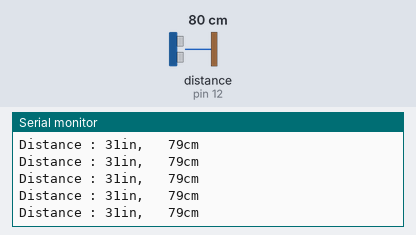
Recording of a sketch running on a simulated Arduino Uno, built with avr-gcc and run on an emulated ATmega328P. Shown: the last lines printed to the serial monitor. Wiring (inferred from the names in the program): ultrasonic range finder: trigger pin 12; echo pin 12. The test bench sets the inputs (shaded band); at power-on: distance to the obstacle (sensor on pin 12) 80 cm. The echo pulse lasts 58.3 µs per cm.

Above: at 1.2 s.
1.3 s: distance to the obstacle (sensor on pin 12) set to 2 cm
At 1.72 s:
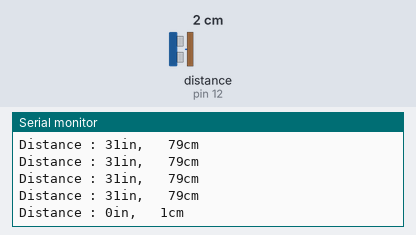
2.8 s: distance to the obstacle (sensor on pin 12) set to 4 cm
At 2.97 s:
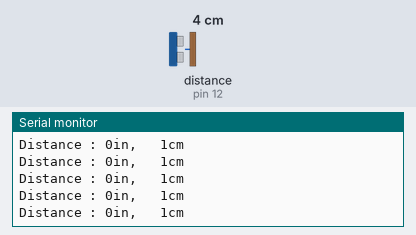
Timing chart, 0 to 5.8 s (numbered marks = the images above; inputs shaded):
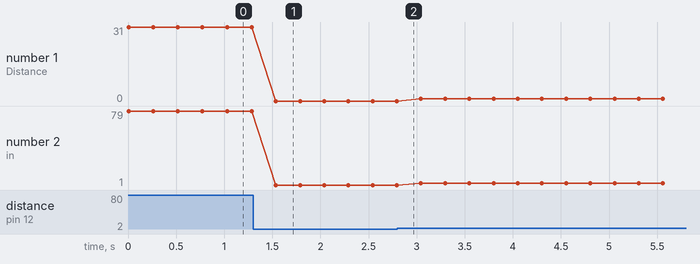

The sketch:

WK12_3PinUltrasonicSensor.ino
```cpp
//3pins超音波測距模組
int signalPin = 12; //用來trigger及接收echo
long duration, cm, inches;

void setup() {
  Serial.begin (115200);  // Serial Port begin
}

void loop()
{
  //發送超音波
  pinMode(signalPin, OUTPUT); //發送超音波時切還為輸出
  digitalWrite(signalPin, LOW);
  delayMicroseconds(5);
  digitalWrite(signalPin, HIGH);  // 給 Trig 高電位，持續 10微秒
  delayMicroseconds(10);
  digitalWrite(signalPin, LOW);

  //接收超音波
  pinMode(signalPin, INPUT);             // //讀取超音波時切還為輸入
  duration = pulseIn(signalPin, HIGH);   // 收到高電位時的時間

  //將回傳時間換算成距離 cm 或 inch
  cm = (duration/2) / 29.1;
  inches = (duration/2) / 74;
  Serial.print("Distance : ");
  Serial.print(inches);
  Serial.print("in,   ");
  Serial.print(cm);
  Serial.print("cm");
  Serial.println();

  delay(250);
}
```

Measured:
- after the input at 1.3 s, the serial monitor: prints a new line after 0.24 s (image 1)
- plotted number 1: 31 → 0 after the input at 1.3 s
- plotted number 2: 79 → 1 after the input at 1.3 s, 1 → 3 after the input at 2.8 s
